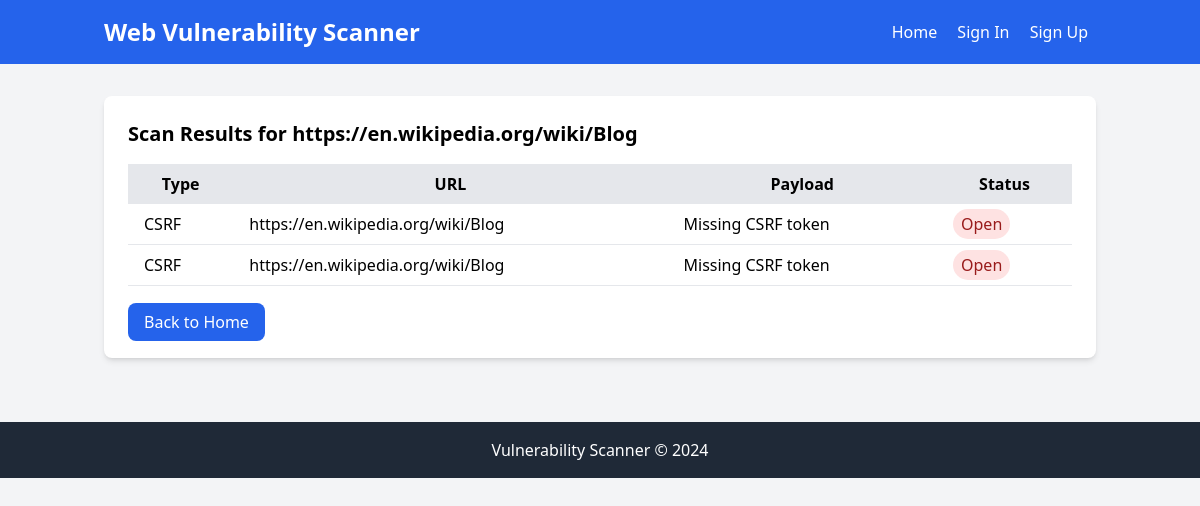
Screenshot of /results/2 with the database file from the repository.
### models/database.py (models this page shows)
class Scan(db.Model):
    id = db.Column(db.Integer, primary_key=True)
    target_url = db.Column(db.String(500), nullable=False)
    timestamp = db.Column(db.DateTime, default=db.func.current_timestamp())
    vulnerabilities = db.relationship('Vulnerability', backref='scan', lazy=True)

class Vulnerability(db.Model):
    id = db.Column(db.Integer, primary_key=True)
    scan_id = db.Column(db.Integer, db.ForeignKey('scan.id'), nullable=False)
    vulnerability_type = db.Column(db.String(50), nullable=False)
    url = db.Column(db.String(500), nullable=False)
    payload = db.Column(db.String(500))
    status = db.Column(db.String(20), default='Open')

### app.py (the view)
@app.route('/results/<int:scan_id>')
def results(scan_id):
    scan = Scan.query.get_or_404(scan_id)
    return render_template('results.html', scan=scan)

### templates/results.html
{% extends "layout.html" %}
{% block content %}
    <div class="bg-white p-6 rounded-lg shadow-md">
        <h2 class="text-xl font-semibold mb-4">Scan Results for {{ scan.target_url }}</h2>
        {% if scan.vulnerabilities %}
            <table class="w-full">
                <thead>
                    <tr class="bg-gray-200">
                        <th class="px-4 py-2">Type</th>
                        <th class="px-4 py-2">URL</th>
                        <th class="px-4 py-2">Payload</th>
                        <th class="px-4 py-2">Status</th>
                    </tr>
                </thead>
                <tbody>
                    {% for vuln in scan.vulnerabilities %}
                    <tr class="border-b">
                        <td class="px-4 py-2">{{ vuln.vulnerability_type }}</td>
                        <td class="px-4 py-2">{{ vuln.url }}</td>
                        <td class="px-4 py-2">{{ vuln.payload }}</td>
                        <td class="px-4 py-2">
                            <span class="px-2 py-1 rounded-full bg-{{ 'red' if vuln.status == 'Open' else 'green' }}-100 text-{{ 'red' if vuln.status == 'Open' else 'green' }}-800">
                                {{ vuln.status }}
                            </span>
                        </td>
                    </tr>
                    {% endfor %}
                </tbody>
            </table>
        {% else %}
            <p class="text-gray-600">No vulnerabilities found.</p>
        {% endif %}
        <div class="mt-6">
            <a
                href="{{ url_for('index') }}"
                class="bg-blue-600 text-white px-4 py-2 rounded-lg hover:bg-blue-700 transition-colors"
            >
                Back to Home
            </a>
        </div>
    </div>
{% endblock %}

### rows the page displays
Scan: target_url "https://en.wikipedia.org/wiki/Blog"
Vulnerability: vulnerability_type "CSRF", url "https://en.wikipedia.org/wiki/Blog", payload "Missing CSRF token", status "Open"
Vulnerability: vulnerability_type "CSRF", url "https://en.wikipedia.org/wiki/Blog", payload "Missing CSRF token", status "Open"
